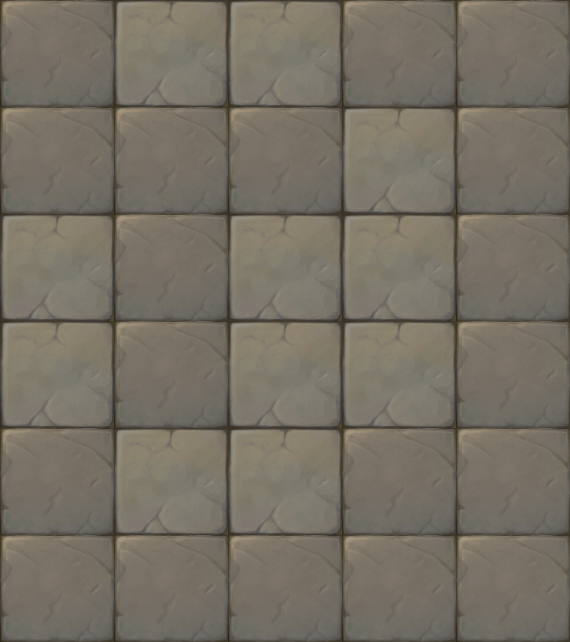

Tiled map render using the project's own tile images. Description and the map definition, with tile-layer contents summarised, below:
An orthogonal 5x6 tile map with 114x107 px tiles, 1 tile layer (块层 1).

<map version="1.0" orientation="orthogonal" width="5" height="6" tilewidth="114" tileheight="107">
 <tileset firstgid="1" name="map032" tilewidth="114" tileheight="107">
  <image source="map032.png" width="228" height="107" />
 </tileset>
 <layer name="块层 1" width="5" height="6">
  <data>[30 cells, 30 non-empty, 2 distinct tile ids]</data>
 </layer>
</map>
